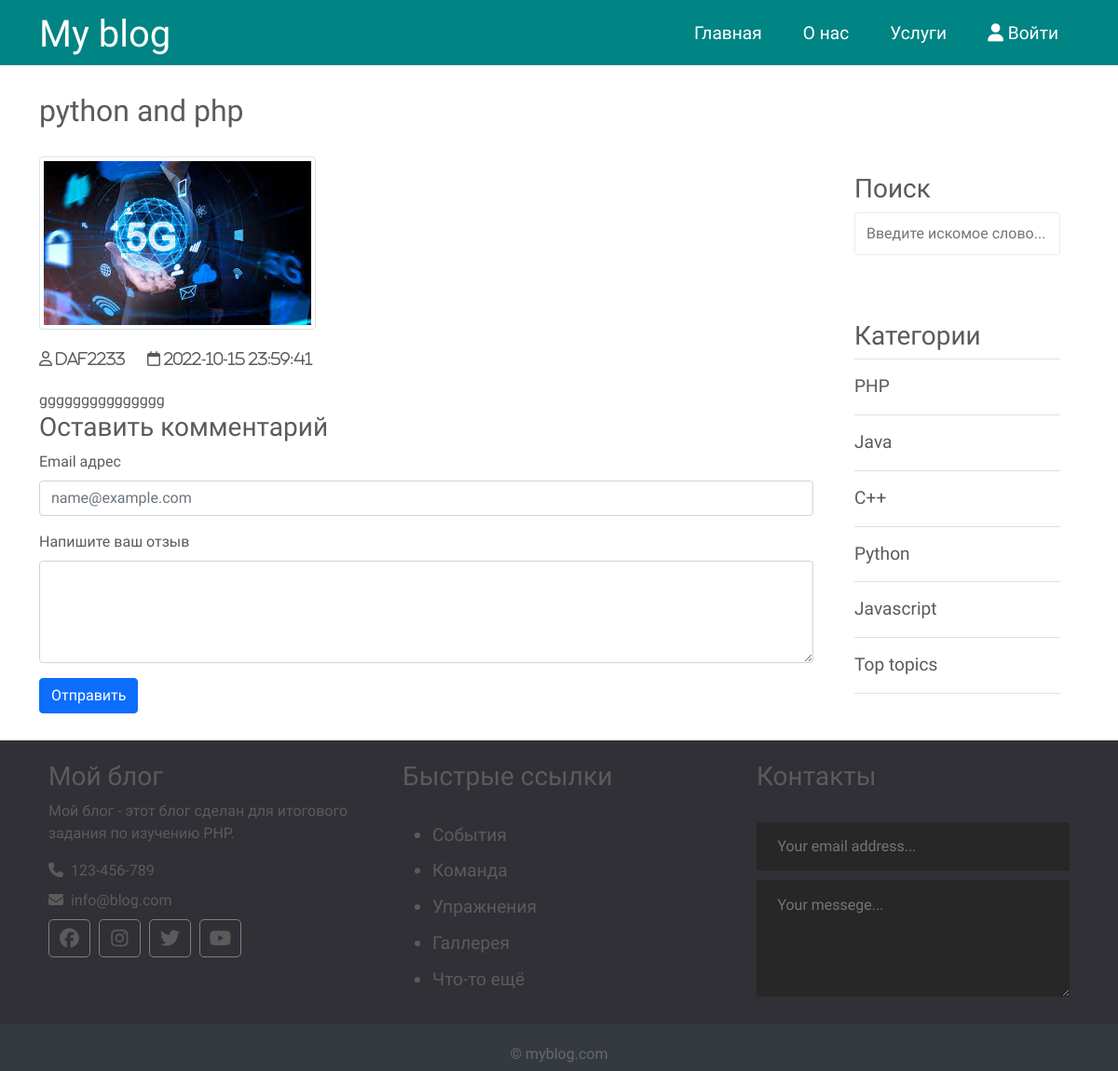
The page /single.php?post=4 on the database its author committed.
### tables this page shows
CREATE TABLE `posts` (
  `id` int(12) NOT NULL,
  `id_user` int(12) NOT NULL,
  `title` varchar(255) NOT NULL,
  `img` varchar(255) NOT NULL,
  `content` text NOT NULL,
  `status` tinyint(4) NOT NULL,
  `id_topic` int(12) DEFAULT NULL,
  `created_date` datetime NOT NULL DEFAULT CURRENT_TIMESTAMP
);

CREATE TABLE `users` (
  `id` int(12) NOT NULL,
  `admin` tinyint(4) NOT NULL,
  `username` varchar(255) NOT NULL,
  `email` varchar(255) NOT NULL,
  `password` varchar(255) NOT NULL,
  `created` timestamp NOT NULL DEFAULT CURRENT_TIMESTAMP
);

CREATE TABLE `topics` (
  `id` int(12) NOT NULL,
  `name` varchar(120) NOT NULL,
  `description` text NOT NULL
);

### app/database/db.php (called while the page is built, shortened)
<?php
require('connect.php');
function dbCheckError($query){
    $errinfo = $query->errorinfo();
    return true;
}
function selectall($table, $params = []){
    global $pdo;
    $sql = "SELECT * FROM $table";
    if (!empty($params)){
        $i = 0;
        foreach ($params as $key => $value){
            if ($i === 0){
                    $sql = $sql . " WHERE $key = $value";
            } else {
                    $sql = $sql . " AND $key = $value";
            }
            $i++;
        }
    }
    $query =  $pdo->prepare($sql);
    $query->execute();
    return $query->fetchAll();
}
function selectPostFromPostsWithUsersOnSingle($table1, $table2, $id){
    global $pdo;
    $sql = "SELECT p.*, u.username FROM $table1 AS p JOIN $table2 AS u ON p.id_user = u.id WHERE p.id=$id";
    $query = $pdo->prepare($sql);
    $query->execute();
    return $query->fetch();
}

### app/controllers/topics.php (called while the page is built, shortened)
<?php
include SITE_ROOT . "/app/database/db.php";
$topics = selectall('topics');

### single.php (the view, shortened to what this page needs)
<?php
    include "app/controllers/topics.php";
    $post = selectPostFromPostsWithUsersOnSingle('posts', 'users', $_GET['post']);
?>
<!doctype html>
<html lang="en">
  <head>
    <link href="https://cdn.jsdelivr.net/npm/bootstrap@5.0.2/dist/css/bootstrap.min.css" rel="stylesheet">
    <link rel="stylesheet" href="/css/awesome/css/all.css" />
    <link rel="stylesheet" href = "assets/css/style.css">
  </head>
  <body>
  <?php include("app/include/header.php"); ?>
    <div class="container">
      <div class="content row">
        <div class="main-content col-md-9 col-12">
          <h2><?php echo $post['title'] ?></h2>
          <div class="single_post row">
            <div class="img col-12">
              <img src="<?=BASE_URL . 'assets/images/posts/' . $post['img']?>" alt="<?=$post['title']?>" class="img-thumbnail">
            </div>
            <div class="info">
              <i class="far fa-user"> <?=$post['username'];?></i>
              <i class="far fa-calendar"> <?=$post['created_date'];?></i>
            </div>
            <div class="single_post_text col-12">
            <?=$post['content'];?>
            </div>
            <?php include("app/include/comments.php"); ?>
          </div>
        </div>
        <div class="sidebar col-md-3 col-12">
          <div class="section search">
            <h3>Поиск</h3>
            <form action="search.php" method="post">
              <input type="text" name="search-term" class="text-input" placeholder="Введите искомое слово...">
            </form>
          </div>
          <div class="section topics">
            <h3>Категории</h3>
            <ul>
              <?php foreach($topics as $key => $topic): ?>
                <li><a href="<?=BASE_URL . 'category.php?id=' . $topic['id']; ?>"><?=$topic['name']; ?></a></li>
              <?php endforeach; ?>
            </ul>
          </div>
        </div>
      </div>
    </div>
    <?php include("app/include/footer.php"); ?>
  </body>
</html>

### assets/css/style.css (style rules this page uses)
* { font-family: 'Comfortaa', cursive; color:#5c5b5b; }
html, h1, h2, h3, h4, h5, h6 { color:#5c5b5b; }
body { color: #f6f6f6; }
a { text-decoration: none; color: inherit; }
input { padding: 10px 12px; display: block; width: 100%; border-radius: 3px; border: 1px solid #ececec; line-height: 1.5rem; color: #444444; font-size: 1rem; }
.main-content h2 { margin: 30px 0; }
.search { margin-top: 96px; }
.sidebar .section { background: #ffffff; padding: 20px; border-radius: 3px; margin-bottom: 30px; }
.sidebar .topics ul { margin: 0px; padding: 0px; list-style: none; border-top: 1px solid #e0e0e0; }
.sidebar .topics ul li a { display: block; padding: 15px 0px 15px 0px; border-bottom: 1px solid #e0e0e0; transition: all 0.3s; text-decoration: none; font-weight: 500; color: #5c5b5b; font-size: 1.2em; }
.single_post .info { margin: 20px 0; }
.single_post .info i { display: inline-block; margin-right: 20px; color: #5c5b5b; }

### rows shown on the page
posts: title "python and php", img (picture), id_user.username "daf2233", created_date "2022-10-15 23:59:41", content "ggggggggggggggg"
topics: name "PHP"
topics: name "Java"
topics: name "C++"
topics: name "Python"
topics: name "Javascript"
topics: name "Top topics"
